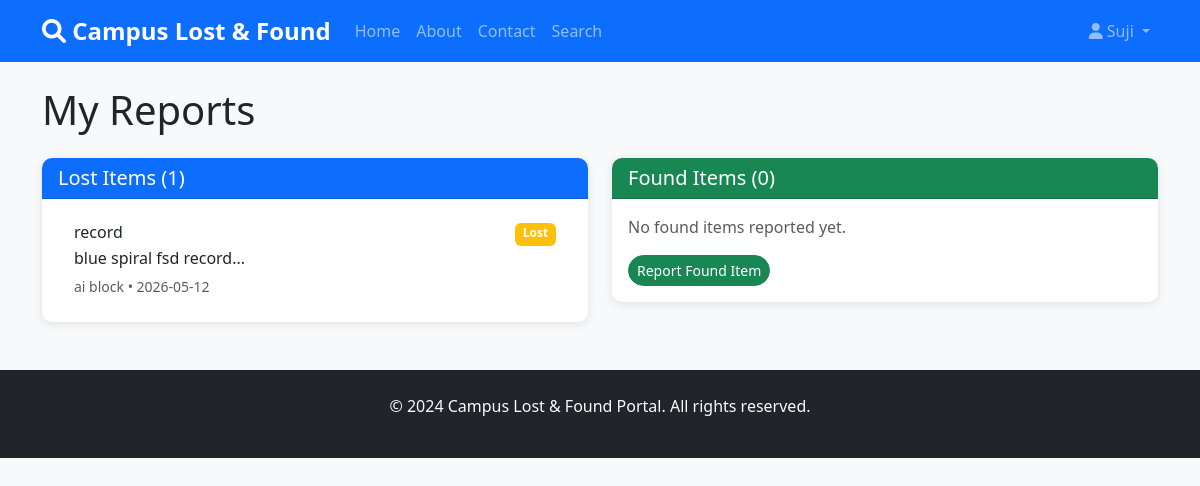
The app's page /my_reports (signed in) with its own data.
### models/models.py (models this page shows, shortened)
class User(UserMixin, db.Model):
    id = db.Column(db.Integer, primary_key=True)
    username = db.Column(db.String(64), unique=True, nullable=False)
    email = db.Column(db.String(120), unique=True, nullable=False)
    password_hash = db.Column(db.String(128), nullable=False)
    is_admin = db.Column(db.Boolean, default=False)
    created_at = db.Column(db.DateTime, default=datetime.utcnow)
    lost_items = db.relationship('LostItem', backref='user', lazy=True)
    found_items = db.relationship('FoundItem', backref='user', lazy=True)
    claims = db.relationship('Claim', backref='user', lazy=True)

class LostItem(db.Model):
    id = db.Column(db.Integer, primary_key=True)
    item_name = db.Column(db.String(100), nullable=False)
    category = db.Column(db.String(50), nullable=False)
    description = db.Column(db.Text, nullable=False)
    date_lost = db.Column(db.Date, nullable=False)
    location_lost = db.Column(db.String(100), nullable=False)
    contact_details = db.Column(db.String(200), nullable=False)
    image_path = db.Column(db.String(200))
    status = db.Column(db.String(20), default='lost')  # lost, claimed, returned
    user_id = db.Column(db.Integer, db.ForeignKey('user.id'), nullable=False)
    created_at = db.Column(db.DateTime, default=datetime.utcnow)
    claims = db.relationship('Claim', foreign_keys='Claim.lost_item_id', backref='lost_item', lazy=True)

### routes/main.py (the view)
@main.route('/my_reports')
@login_required
def my_reports():
    lost_items = LostItem.query.filter_by(user_id=current_user.id).all()
    found_items = FoundItem.query.filter_by(user_id=current_user.id).all()
    return render_template('my_reports.html', title='My Reports', lost_items=lost_items, found_items=found_items)

### app.py (called while the page is built)
def create_app():
    app = Flask(__name__)
    app.config.from_object(Config)
    db.init_app(app)
    login_manager = LoginManager()
    login_manager.login_view = 'auth.login'
    login_manager.init_app(app)
    @login_manager.user_loader
    def load_user(user_id):
        from models.models import User
        return User.query.get(int(user_id))
    app.register_blueprint(auth)
    app.register_blueprint(main)
    app.register_blueprint(admin, url_prefix='/admin')
    os.makedirs(os.path.join(app.static_folder, 'uploads'), exist_ok=True)
    with app.app_context():
        if not app.config.get('TESTING'):
            db.create_all()
        else:
            db.create_all()
    return app

### templates/my_reports.html
{% extends "base.html" %}
{% block content %}
<h1 class="mb-4">My Reports</h1>
<div class="row g-4">
    <div class="col-md-6">
        <div class="card">
            <div class="card-header bg-primary text-white">
                <h5 class="mb-0">Lost Items ({{ lost_items|length }})</h5>
            </div>
            <div class="card-body">
                {% if lost_items %}
                <div class="list-group list-group-flush">
                    {% for item in lost_items %}
                    <div class="list-group-item">
                        <div class="d-flex w-100 justify-content-between">
                            <h6 class="mb-1">{{ item.item_name }}</h6>
                            <span class="badge bg-{{ 'warning' if item.status == 'lost' else 'success' if item.status == 'claimed' else 'info' }}">{{ item.status.title() }}</span>
                        </div>
                        <p class="mb-1">{{ item.description[:50] }}...</p>
                        <small class="text-muted">{{ item.location_lost }} • {{ item.date_lost }}</small>
                    </div>
                    {% endfor %}
                </div>
                {% else %}
                <p class="text-muted">No lost items reported yet.</p>
                <a href="{{ url_for('main.report_lost') }}" class="btn btn-primary btn-sm">Report Lost Item</a>
                {% endif %}
            </div>
        </div>
    </div>
    <div class="col-md-6">
        <div class="card">
            <div class="card-header bg-success text-white">
                <h5 class="mb-0">Found Items ({{ found_items|length }})</h5>
            </div>
            <div class="card-body">
                {% if found_items %}
                <div class="list-group list-group-flush">
                    {% for item in found_items %}
                    <div class="list-group-item">
                        <div class="d-flex w-100 justify-content-between">
                            <h6 class="mb-1">{{ item.item_name }}</h6>
                            <span class="badge bg-{{ 'warning' if item.status == 'found' else 'success' if item.status == 'claimed' else 'info' }}">{{ item.status.title() }}</span>
                        </div>
                        <p class="mb-1">{{ item.description[:50] }}...</p>
                        <small class="text-muted">{{ item.location_found }} • {{ item.date_found }}</small>
                    </div>
                    {% endfor %}
                </div>
                {% else %}
                <p class="text-muted">No found items reported yet.</p>
                <a href="{{ url_for('main.report_found') }}" class="btn btn-success btn-sm">Report Found Item</a>
                {% endif %}
            </div>
        </div>
    </div>
</div>
{% endblock %}

### templates/base.html (shortened to what this page needs)
<!DOCTYPE html>
<html lang="en">
<head>
    <link href="https://cdn.jsdelivr.net/npm/bootstrap@5.3.0/dist/css/bootstrap.min.css" rel="stylesheet">
    <link href="https://cdnjs.cloudflare.com/ajax/libs/font-awesome/6.0.0/css/all.min.css" rel="stylesheet">
    <link href="{{ url_for('static', filename='css/style.css') }}" rel="stylesheet">
</head>
<body>
    <nav class="navbar navbar-expand-lg navbar-dark bg-primary">
        <div class="container">
            <a class="navbar-brand" href="{{ url_for('main.home') }}">
                <i class="fas fa-search"></i> Campus Lost & Found
            </a>
            <div class="collapse navbar-collapse" id="navbarNav">
                <ul class="navbar-nav me-auto">
                    <li class="nav-item">
                        <a class="nav-link" href="{{ url_for('main.home') }}">Home</a>
                    </li>
                    <li class="nav-item">
                        <a class="nav-link" href="{{ url_for('main.about') }}">About</a>
                    </li>
                    <li class="nav-item">
                        <a class="nav-link" href="{{ url_for('main.contact') }}">Contact</a>
                    </li>
                    {% if current_user.is_authenticated %}
                    <li class="nav-item">
                        <a class="nav-link" href="{{ url_for('main.search') }}">Search</a>
                    </li>
                    {% endif %}
                </ul>
                <ul class="navbar-nav">
                    {% if current_user.is_authenticated %}
                    <li class="nav-item dropdown">
                        <a class="nav-link dropdown-toggle" href="#" id="navbarDropdown" role="button" data-bs-toggle="dropdown">
                            <i class="fas fa-user"></i> {{ current_user.username }}
                        </a>
                    </li>
                    {% endif %}
                </ul>
            </div>
        </div>
    </nav>
    <main class="container mt-4">
        {% block content %}{% endblock %}
    </main>
    <footer class="bg-dark text-light mt-5 py-4">
        <div class="container text-center">
            <p>&copy; 2024 Campus Lost & Found Portal. All rights reserved.</p>
        </div>
    </footer>
</body>
</html>

### static/css/style.css (style rules this page uses)
body { font-family: 'Segoe UI', Tahoma, Geneva, Verdana, sans-serif; background-color: #f8f9fa; }
.navbar-brand { font-weight: bold; font-size: 1.5rem; }
.card { border: none; border-radius: 10px; box-shadow: 0 2px 10px rgba(0,0,0,0.1); }
.card-header { border-radius: 10px 10px 0 0 !important; font-weight: bold; }
.btn { border-radius: 25px; font-weight: 500; transition: all 0.3s ease; }
.badge { font-size: 0.75em; }
.list-group-item { border: none; border-bottom: 1px solid #f0f0f0; }
.list-group-item:last-child { border-bottom: none; }

### records on screen
User: username "Suji"
LostItem: item_name "record", status "Lost", description "blue spiral fsd record", location_lost "ai block", date_lost "2026-05-12"

### other values on screen
{{ lost_items|length }} "1"
{{ found_items|length }} "0"
